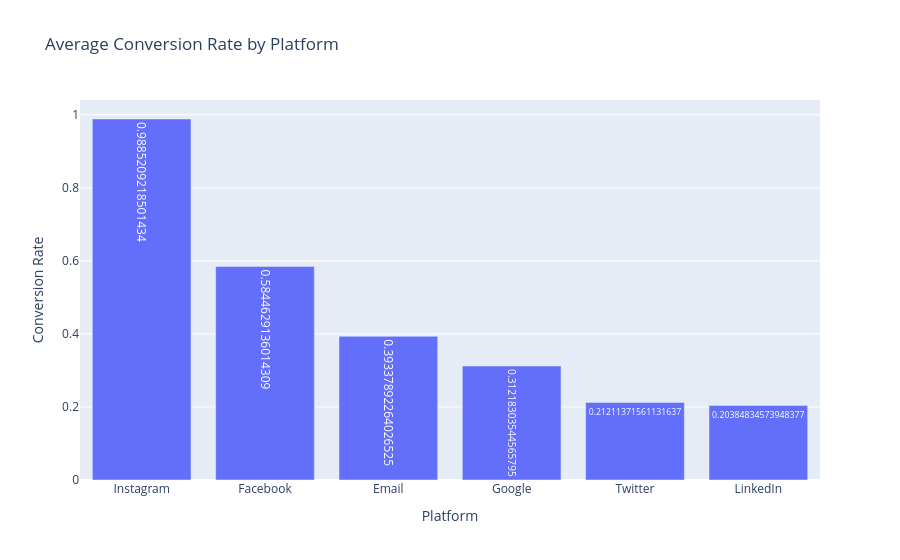

The cell this chart's notebook holds for it:
### Markdown cell above
### Conversion Rate by Platform

### Code cell
fig_cr.show()

### Figure 1 — Plotly figure (JSON) as saved in the notebook; plotly's stock layout.template omitted (floating-point values rounded to 4 significant figures)
{"data": [{"hovertemplate": "Platform=%{x}<br>Conversion_Rate=%{text}<extra></extra>", "legendgroup": "", "marker": {"color": "#636efa", "pattern": {"shape": ""}}, "name": "", "orientation": "v", "showlegend": false, "text": [0.9885, 0.5845, 0.3934, 0.3122, 0.2121, 0.2038], "textposition": "auto", "type": "bar", "x": ["Instagram", "Facebook", "Email", "Google", "Twitter", "LinkedIn"], "xaxis": "x", "y": [0.9885, 0.5845, 0.3934, 0.3122, 0.2121, 0.2038], "yaxis": "y"}], "layout": {"barmode": "relative", "legend": {"tracegroupgap": 0}, "title": {"text": "Average Conversion Rate by Platform"}, "xaxis": {"anchor": "y", "domain": [0, 1], "title": {"text": "Platform"}}, "yaxis": {"anchor": "x", "domain": [0, 1], "title": {"text": "Conversion Rate"}}}}
